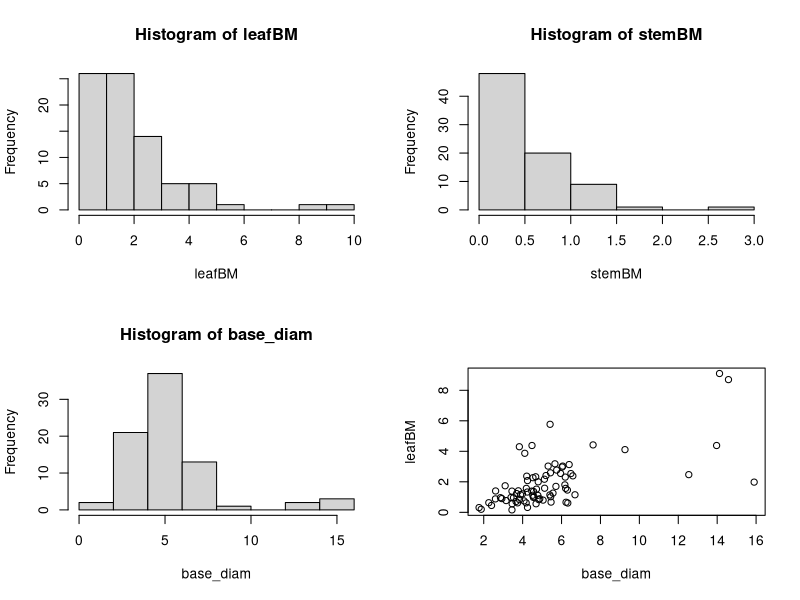
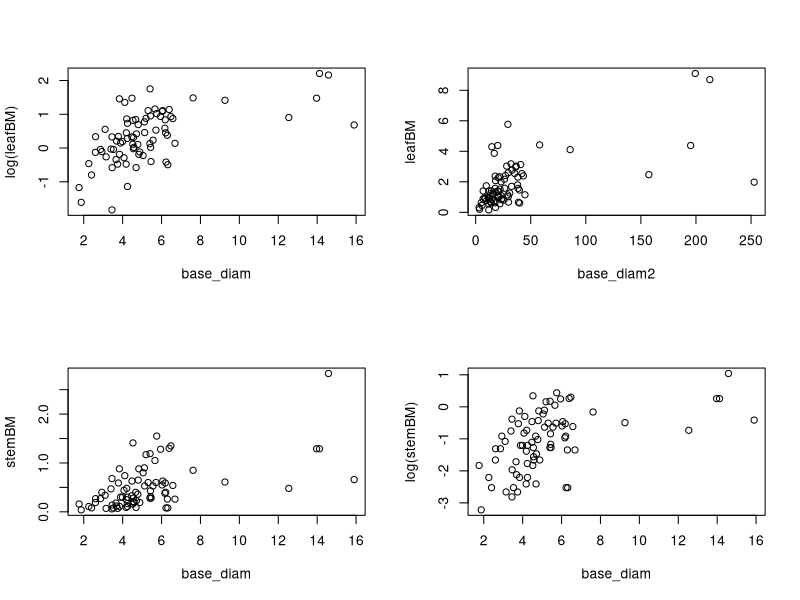
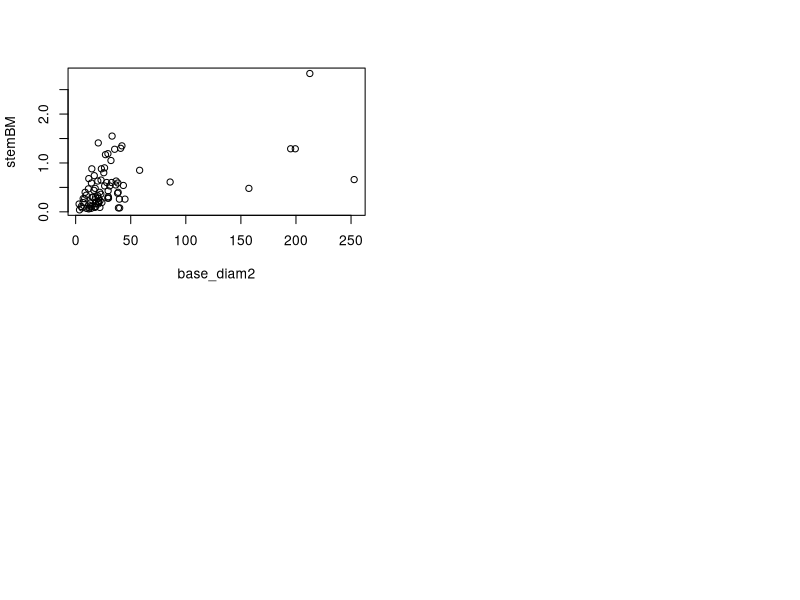

R code for these plots, in order:
#Model forms include Exponential y = aebx, Power y = axb, Linear y = ax + b, where y is biomass (g) and x is the basal diameter (mm).

#Original: setwd("C:/Users/CF2752/Documents/Sapphire Elk/VegetationSampling/Biomass/ShrubData")
setwd("E:/Sapphire Vegetation Database/Shrub Biomass")
data<-read.csv("SYMALBmodel.csv", header=T)
head(data)
attach(data)
dim(data)  #Get n here

#Look at data
par(mfrow=c(2,2))
hist(leafBM)
hist(stemBM) 
hist(base_diam)  

##########################################
#Leaf Biomass
##########################################
#Linear model
plot(base_diam, leafBM)
m1<-lm(leafBM~base_diam)
summary(m1)

#Exponential model
plot(base_diam, log(leafBM))
m2<-lm((log(leafBM))~base_diam)
summary(m2)

#Power model
base_diam2<-(base_diam)^2
plot(base_diam2,leafBM)
m3<-lm(leafBM~base_diam2)
summary(m3)

##########################################
#Stem Biomass
##########################################
#Linear model
plot(base_diam, stemBM)
m1<-lm(stemBM~base_diam)
summary(m1)

#Exponential model
plot(base_diam, log(stemBM))
m2<-lm((log(stemBM))~base_diam)
summary(m2)

#Power model
base_diam2<-(base_diam)^2
plot(base_diam2,stemBM)
m3<-lm(stemBM~base_diam2)
summary(m3)